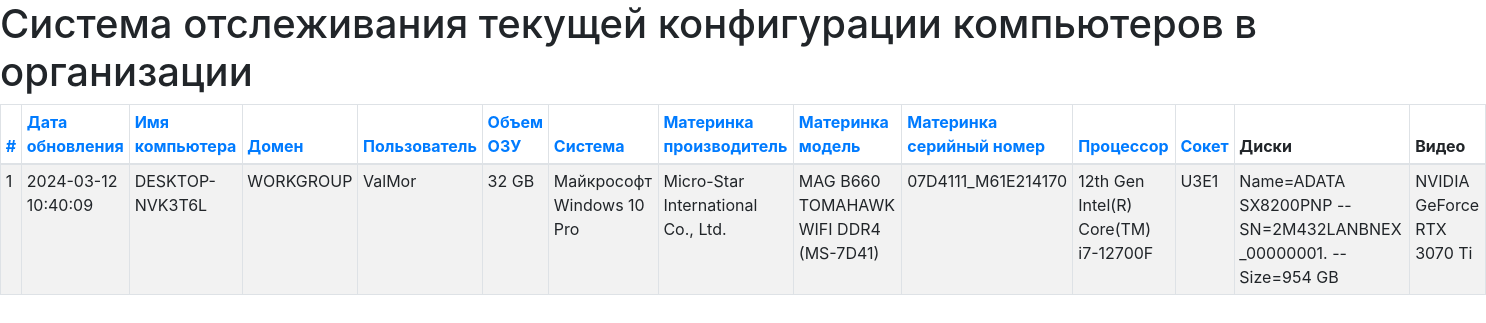
The app's page /webserver/index.php with its own data.
### tables this page shows
CREATE TABLE `pc` (
  `id_pc` int(11) NOT NULL,
  `date_pc` timestamp NOT NULL DEFAULT current_timestamp(),
  `name_pc` varchar(255) NOT NULL,
  `domain_pc` varchar(255) NOT NULL,
  `owner_pc` varchar(255) NOT NULL,
  `totalmemory_pc` varchar(255) NOT NULL,
  `osCaption_pc` varchar(255) NOT NULL,
  `boardManufacturer_pc` varchar(255) NOT NULL,
  `boardProduct_pc` varchar(255) NOT NULL,
  `boardSerial_pc` varchar(255) NOT NULL,
  `procName_pc` varchar(255) NOT NULL,
  `procSocket_pc` varchar(255) NOT NULL,
  `memory_pc` varchar(512) NOT NULL,
  `drive_pc` text NOT NULL,
  `video_pc` varchar(255) NOT NULL
);

### webserver/index.php (the view, shortened to what this page needs)
<?php
require_once('require/mysql_open.php');
if (isset($_GET["sort"])){
	$sorting=$_GET["sort"];
} else {
	$sorting="id_pc";
}
if (isset($_GET["order"])){
	if ($_GET["order"] == "ASC") {
		$ordering="DESC";
	} else {
		$ordering="ASC";
	}
} else {
	$ordering="ASC";
}
?>
<!DOCTYPE html>
<html>
<link rel="stylesheet" href="https://maxcdn.bootstrapcdn.com/bootstrap/4.0.0/css/bootstrap.min.css">
<body>
<h1>Система отслеживания текущей конфигурации компьютеров в организации</h1>
<table id="dtHorizontalVerticalExample" class="table table-striped table-bordered table-sm table-hover" cellspacing="0" width="50%">
  <thead>
    <tr>
      <th scope="col"><a href="index.php?sort=id_pc&order=<?=$ordering?>">#</a></th>
      <th scope="col"><a href="index.php?sort=date_pc&order=<?=$ordering?>">Дата обновления</a></th>
      <th scope="col"><a href="index.php?sort=name_pc&order=<?=$ordering?>">Имя компьютера</a></th>
      <th scope="col"><a href="index.php?sort=domain_pc&order=<?=$ordering?>">Домен</a></th>
      <th scope="col"><a href="index.php?sort=owner_pc&order=<?=$ordering?>">Пользователь</a></th>
      <th scope="col"><a href="index.php?sort=totalmemory_pc&order=<?=$ordering?>">Объем ОЗУ</a></th>
      <th scope="col"><a href="index.php?sort=osCaption_pc&order=<?=$ordering?>">Система</a></th>
      <th scope="col"><a href="index.php?sort=boardManufacturer_pc&order=<?=$ordering?>">Материнка производитель</a></th>
      <th scope="col"><a href="index.php?sort=boardProduct_pc&order=<?=$ordering?>">Материнка модель</a></th>
      <th scope="col"><a href="index.php?sort=boardSerial_pc&order=<?=$ordering?>">Материнка серийный номер</a></th>
      <th scope="col"><a href="index.php?sort=procName_pc&order=<?=$ordering?>">Процессор</a></th>
      <th scope="col"><a href="index.php?sort=procSocket_pc&order=<?=$ordering?>">Сокет</a></th>
      <th scope="col">Диски</th>
      <th scope="col">Видео</th>
    </tr>
  </thead>
  <tbody>
	<?php
		$readSQL="SELECT * FROM `pc` ORDER BY `pc`.`$sorting` $ordering";
		$Rsql=$mysql->query($readSQL);
		while ($row = $Rsql->fetch_assoc()){
			?>
			<tr>
			  <td scope="row"><?=$row["id_pc"]?></td>
			  <td><?=$row["date_pc"]?></td>
			  <td><?=$row["name_pc"]?></td>
			  <td><?=$row["domain_pc"]?></td>
			  <td><?=$row["owner_pc"]?></td>
			  <td><?=$row["totalmemory_pc"]?></td>
			  <td><?=$row["osCaption_pc"]?></td>
			  <td><?=$row["boardManufacturer_pc"]?></td>
			  <td><?=$row["boardProduct_pc"]?></td>
			  <td><?=$row["boardSerial_pc"]?></td>
			  <td><?=$row["procName_pc"]?></td>
			  <td><?=$row["procSocket_pc"]?></td>
			  <td><?=$row["drive_pc"]?></td>
			  <td><?=$row["video_pc"]?></td>
			</tr>
			<?php
		}
	?>
  </tbody>
</table>
</body>
</html>

### records on screen
pc: id_pc "1", date_pc "2024-03-12 10:40:09", name_pc "DESKTOP-NVK3T6L", domain_pc "WORKGROUP", owner_pc "ValMor", totalmemory_pc "32 GB", osCaption_pc "Майкрософт Windows 10 Pro", boardManufacturer_pc "Micro-Star International Co., Ltd.", boardProduct_pc "MAG B660 TOMAHAWK WIFI DDR4 (MS-7D41)", boardSerial_pc "07D4111_M61E214170", procName_pc "12th Gen Intel(R) Core(TM) i7-12700F", procSocket_pc "U3E1", drive_pc "Name=ADATA SX8200PNP -- SN=2M432LANBNEX _00000001. -- Size=954 GB", video_pc "NVIDIA GeForce RTX 3070 Ti"
